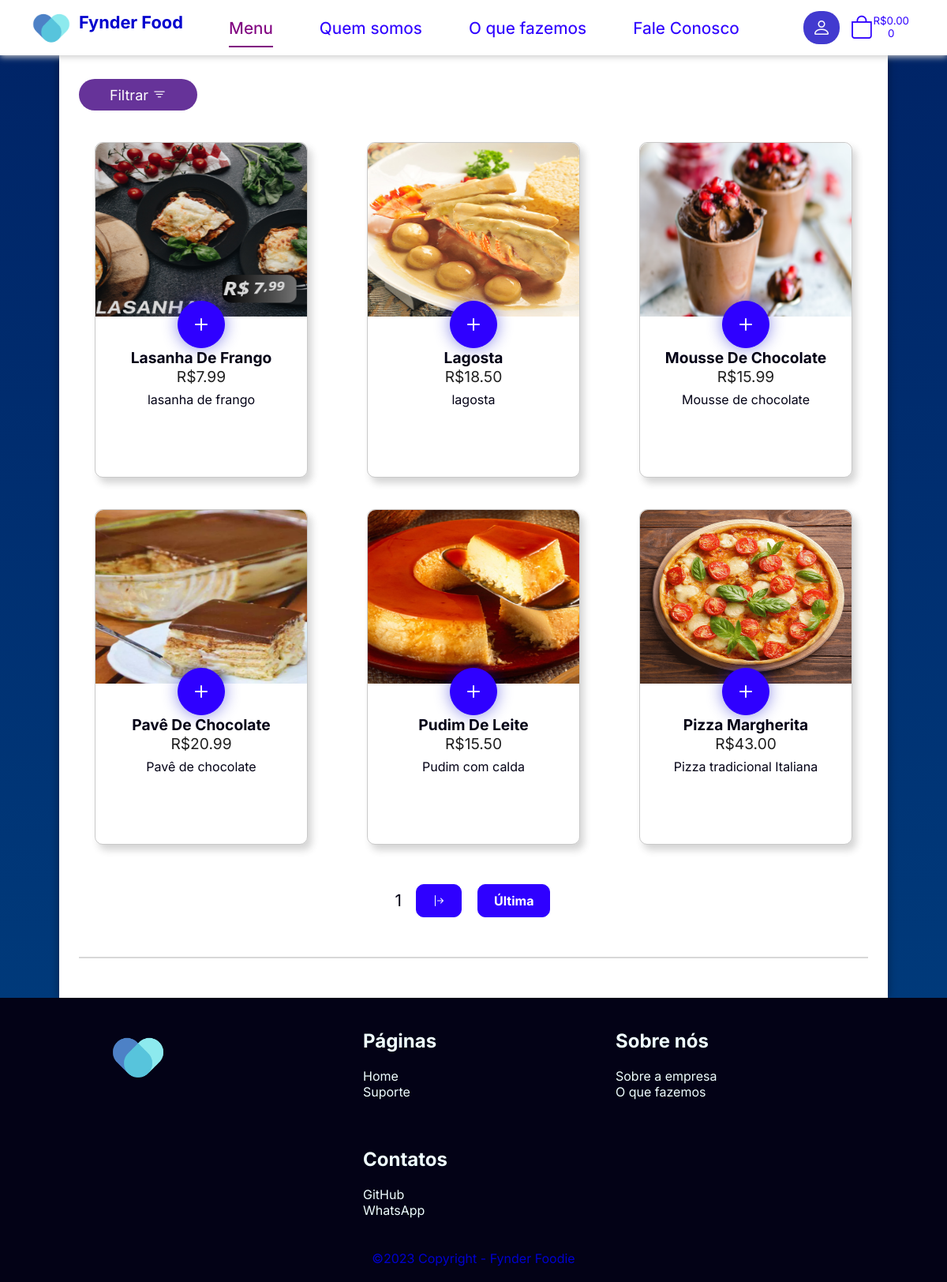
Page /?a=menu on the committed database.
### tables this page shows
CREATE TABLE menu (
    id INT NOT NULL AUTO_INCREMENT,
    nome VARCHAR(50) NOT NULL,
    descricao VARCHAR(50) NOT NULL,
    descricao_saiba_mais TEXT NOT NULL,
    preco FLOAT(5 , 2 ) NOT NULL,
    img TEXT NOT NULL,
    data_adicionamento_modificacao DATE NOT NULL,
    PRIMARY KEY (id)
);

### core/controladores/Main.php (called while the page is built, shortened)
<?php
    class Main
    {
        public function menu()
        {
            Store::Layout([
                'menu'
            ]);
        }
    }
?>

### core/rotas.php (called while the page is built, shortened)
<?php
    $rotas = [
        'inicio' => 'main@index',
        'menu' => 'main@menu',
        'cadastro' => 'main@cadastro',
        'login' => 'main@login',
        'suporte' => 'main@suporte',
        'sobre' => 'main@sobre',
        'oquefazemos' => 'main@oquefazemos',
        'comousar' => 'main@comousar',
        'informarbug' => 'main@informarbug',
        'outros' => 'main@outros',
        'reclamacao' => 'main@reclamacao',
        'erro' => 'main@erro',
        'logout' => 'main@logout',
        'adm' => 'main@adm',
        'cadComidas' => 'main@cadComidas',
        'edit' => 'main@edit',
        'delete' => 'main@delete',
        'comidas' => 'main@comidas'
    ];
    $acao = 'inicio';
    if (isset($_GET['a']))
    {
        if (!key_exists($_GET['a'], $rotas))
        {
            $acao = 'erro';
        }else
        {
            $acao = $_GET['a'];
        }
    }
    $partes = explode('@', $rotas[$acao]);
    $metodo = $partes[1];
    $ctr = new $controlador();
    $ctr->$metodo();
?>

### public_html/index.php (called while the page is built, shortened)
<?php
    require_once('../core/rotas.php');
?>

### core/views/src/pesquisa.php (the view, shortened to what this page needs)
<?php
$gestor = new PDO("mysql:host=" . MYSQL_SERVER . ";dbname=" . MYSQL_DATABASE . ";charset=utf8", MYSQL_USER, MYSQL_PASS);
$pagina = 1;
$limite = 6;
$registros = $gestor->query("SELECT COUNT(id) count FROM menu ")->fetch()["count"];
$paginas = ceil($registros / $limite);
$inicio = ($pagina * $limite) - $limite;
$query = "SELECT * FROM menu ORDER BY id LIMIT $inicio, $limite";
$result = $gestor->prepare($query);
$result->execute();
while ($comida = $result->fetch(PDO::FETCH_ASSOC)) {
?>
    <div>
        <div class="produto">
            <div class="img">
                <img src="public_html\assets\images\comidas\<?php echo $comida['img'] ?>" alt="<?php echo $comida["nome"] ?>">
            </div>
            <div class="prod-mais">
                <button onclick="saibaMais(<?= $comida['id']?>)">
                    <i class="bi bi-plus"></i>
                </button>
            </div>
            <div class="conteudo">
                <h3 class="nome"><?= $comida['nome'] ?></h3>
                <p class="preco">R$<?= number_format($comida['preco'], 2, '.', '') ?></p>
                <p class="descricao"><?= $comida['descricao'] ?></p>
            </div>
        </div>
    </div>
<?php } ?>
<div class="paginas">
    <div class="opc">
        <p><?= $pagina ?></p>
        <?php if ($pagina < $paginas) { ?>
            <a href="?a=menu&pagina=<?php if ($pagina == $paginas) {
                                        echo $paginas;
                                    } else {
                                        echo $pagina + 1;
                                    } ?>"><i class="bi bi-arrow-bar-right"></i></a>
            <a href="?a=menu&pagina=<?= $paginas ?>">Última</a><?php } ?>
    </div>
</div>

### core/classes/Store.php (shortened to what this page needs)
<?php
    class Store
    {
        public static function Layout($estruturas)
        {
            foreach ($estruturas as $estrutura) {
                include ("../core/views/$estrutura.php");
            }
        }
    }
?>

### core/views/menu.php (shortened to what this page needs)
<!DOCTYPE html>
<html lang="pt-br">
<head>
    <link rel="stylesheet" href="public_html/assets/css/s_inicio.css">
    <link rel="stylesheet" href="public_html/assets/css/pesquisa.css">
    <link rel="stylesheet" href="public_html/assets/css/filtro.css">
    <link rel="stylesheet" href="public_html/assets/css/carrinho.css">
    <link rel="stylesheet" href="public_html/assets/css/saibaMais.css">
    <link rel="stylesheet" href="https://cdn.jsdelivr.net/npm/bootstrap-icons@1.3.0/font/bootstrap-icons.css">
</head>
<body>
    <header>
        <nav class="navegador">
            <abbr title="Fynder Food">
                <a href="./" class="titulo">
                    <img src="public_html/assets/images/logo/logo.png" alt="" width="50px" height="50px">
                    <h3>Fynder Food</h3>
                </a>
            </abbr>
            <div class="nav-bar">
                <nav>
                    <ul>
                        <li class="itens marcado"><a href="./?a=menu">Menu</a></li>
                        <li class="itens"><a href="./?a=sobre">Quem somos</a></li>
                        <li class="itens"><a href="./?a=oquefazemos">O que fazemos</a></li>
                        <li class="itens"><a href="https://wa.me/558381958797" target="_blank">Fale Conosco</a></li>
                    </ul>
                </nav>
            </div>
            <?php if (!isset($_SESSION['logado'])) { ?>
                <div class="nav-item">
                    <abbr title="Logar">
                        <button onclick="window.location.href='./?a=login'" class="botaoEC">
                            <i class="bi bi-person"></i>
                        </button>
                    </abbr>
                </div>
            <?php } ?>
            <div>
                <abbr title="Carrinho">
                    <button class="carrinho" onclick="carrinho()">
                        <div class="info-carrinho">
                            <i class="bi bi-bag"></i>
                            <div class="quant-preco">
                                <span class="span-carrinho">
                                    R$0.00
                                </span><br>
                                <span class="span-carrinho">
                                    0
                                </span>
                            </div>
                        </div>
                    </button>
                </abbr>
            </div>
        </nav>
    </header>
    <main>
        <div class="container">
            <div class="filtrar">
                <button class="filtro" onclick="filtro()">
                    Filtrar <i class="bi bi-filter"></i>
                </button>
            </div>
            <div class="prod">
                <?php if (isset($_SESSION['preco-maximo']) && isset($_SESSION['tags']) && isset($_GET['filtro']) && $_SESSION['tags'] != false) {
                    include('src/pesq_fil.php');
                } elseif (isset($_SESSION['preco-maximo']) && isset($_GET['filtro']) && $_SESSION['tags'] == false) {
                    include('src/sem_registro.php');
                } else {
                    include('src/pesquisa.php');
                }
                ?>
            </div>
        </div>
    </main>
    <footer>
        <?php include("src/rodape.php"); ?>
    </footer>
</body>
</html>

### core/views/src/rodape.php
<div class="rodape">
    <div class="boxs">
        <img src="public_html/assets/images/logo/logo.png" alt="" width="70px">
    </div>
    <div class="boxs">
        <h2>Páginas</h2> <br>
        <ul>
            <li><a href="./">Home</a></li>
            <li><a href="./?a=suporte">Suporte</a></li>
        </ul>
    </div>
    <div class="boxs">
        <h2>Sobre nós</h2> <br>
        <ul>
            <li><a href="./?a=sobre">Sobre a empresa</a></li>
            <li><a href="./?a=oquefazemos">O que fazemos</a></li>
        </ul>
    </div>
    <div class="boxs">
        <h2>Contatos</h2> <br>
        <ul>
            <li><a href="https://github.com/GabrielKleber" target="_blank">GitHub</a></li>
            <li><a href="https://wa.me/558381958797" target="_blank">WhatsApp</a></li>
        </ul>
    </div>
</div>
<div class="copy">
    <p>&copy;<?php echo date('Y') ?> Copyright - Fynder Foodie</p>
</div>

### public_html/assets/css/s_inicio.css (style rules this page uses)
* { margin: 0; padding: 0; box-sizing: border-box; font-family: 'Inter', sans-serif; list-style: none; text-decoration: none; }
:root { --cor_fundo1: #0000ce; --cor_fundo2: #000041; --cor_texto: #030216; --cor_menu: #fff; --cor_texto_2: #800080; --cor_botao: #2f00ff; --cor_botao_fundo: #423acf; --sombra_colorida: #6963e7; --padrao: 0px 8px 40px #00000046; }
body, html { color: var(--cor_texto); background-image: linear-gradient(to bottom, #002366, #004080); min-height: 100vh; display: flex; flex-direction: column; }
header { height: 45px; margin-bottom: 25px; z-index: 100; }
.navegador { display: flex; align-items: center; padding: 10px 40px; box-shadow: 0 0.1rem 0.5rem #ccc; width: 100%; background-color: var(--cor_menu); transition: all 0.5s; position: fixed; }
.navegador .titulo { color: #0000ce; font-size: 1.7rem; font-weight: 600; display: flex; margin-right: 40px; }
.navegador .titulo img { margin-right: 10px; }
.navegador .titulo h3 { width: 150px; margin-top: 5px; font-size: .8em; }
.nav-bar { width: 100%; height: 100%; margin-right: 20px; }
.nav-bar ul { display: flex; }
.nav-bar ul .itens { margin-right: calc(100% / 12); font-size: 1.3em; transition: .8s; }
.nav-bar ul .itens a { text-decoration: none; color: var(--cor_botao); font-weight: 450; transition: .8s; padding-bottom: 10px; }
.nav-bar ul li.marcado a { color: var(--cor_texto_2); border-bottom: 2px solid var(--cor_texto_2); }
.botaoEC { border: none; background-color: #423acf; padding: .4rem .7rem; border-radius: 20px; cursor: pointer; color: white; font-weight: bold; }
.botaoEC > i { font-size: 1.8em; }
.info-carrinho { display: flex; }
.quant-preco { display: block; }
.carrinho { border: none; background-color: var(--cor_menu); padding: 3px; cursor: pointer; border-radius: 5px; transition: .8s; margin-left: 10px; }
.carrinho .info-carrinho .span-carrinho { color: var(--cor_botao); font-size: 2.5em; transition: .8s; margin-right: 5px; }
.carrinho .info-carrinho .span-carrinho { font-size: 1em; }
.carrinho .info-carrinho > i { font-size: 2.2em; color: var(--cor_botao); }
main { flex: 1; min-height: 300px; width: 1050px; max-width: 1100px; margin: auto; background-color: white; padding: 20px; margin-top: 0px; box-shadow: 0px 0px 10px #0000006b; }
.container { max-width: 1050px; margin: 0 auto; padding: 10px 5px; display: flex; flex-wrap: wrap; justify-content: center; align-items: center; }
footer { background-color: var(--cor_texto); color: azure; padding: 20px 0; margin-top: auto; }
.rodape { width: 100%; display: flex; justify-content: center; flex-wrap: wrap; }
.rodape>.boxs { color: azure; width: 320px; min-height: 150px; padding: 20px; }
.boxs>ul>li { list-style: none; }
.boxs>ul>li>a { text-decoration: none; color: azure; transition: .25s; }
footer>.copy { background-color: var(--cor_texto); color: var(--cor_fundo1); text-align: center; }

### public_html/assets/css/carrinho.css (style rules this page uses)
* { margin: 0; padding: 0; box-sizing: border-box; }
.prod { border-bottom: 2px solid #b8b8b88c; padding: 20px 0; margin-bottom: 20px; display: flex; position: relative; justify-content: space-between; align-items: center; transition: background-color 0.3s; }

### rows in the picture
menu: img (picture), nome "Lasanha De Frango", preco "7.99", descricao "lasanha de frango"
menu: img+nome (picture), nome "Lagosta", preco "18.50", descricao "lagosta"
menu: img (picture), nome "Mousse De Chocolate", preco "15.99", descricao "Mousse de chocolate"
menu: img (picture), nome "Pavê De Chocolate", preco "20.99", descricao "Pavê de chocolate"
menu: img (picture), nome "Pudim De Leite", preco "15.50", descricao "Pudim com calda"
menu: img (picture), nome "Pizza Margherita", preco "43.00", descricao "Pizza tradicional Italiana"
